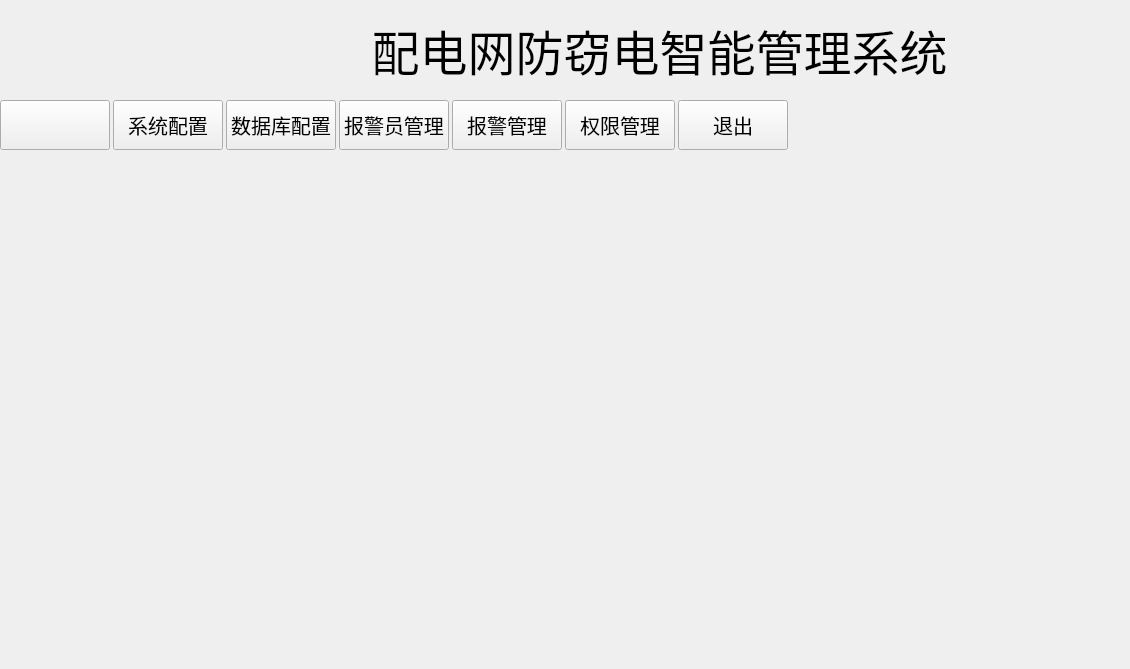
<?xml version="1.0" encoding="UTF-8"?>
<ui version="4.0">
 <class>ElecClass</class>
 <widget class="QMainWindow" name="ElecClass">
  <property name="geometry">
   <rect>
    <x>0</x>
    <y>0</y>
    <width>1130</width>
    <height>669</height>
   </rect>
  </property>
  <property name="windowTitle">
   <string>防窃电管理系统</string>
  </property>
  <widget class="QWidget" name="centralWidget">
   <layout class="QVBoxLayout" name="verticalLayout">
    <property name="spacing">
     <number>0</number>
    </property>
    <property name="leftMargin">
     <number>0</number>
    </property>
    <property name="topMargin">
     <number>0</number>
    </property>
    <property name="rightMargin">
     <number>0</number>
    </property>
    <property name="bottomMargin">
     <number>0</number>
    </property>
    <item>
     <widget class="QWidget" name="wgtHeader" native="true">
      <property name="minimumSize">
       <size>
        <width>0</width>
        <height>100</height>
       </size>
      </property>
      <property name="maximumSize">
       <size>
        <width>16777215</width>
        <height>100</height>
       </size>
      </property>
      <property name="styleSheet">
       <string notr="true">QWidget#wgtHeader{border-image: url(:/resource/header.jpg);}</string>
      </property>
      <layout class="QHBoxLayout" name="horizontalLayout_2">
       <property name="leftMargin">
        <number>200</number>
       </property>
       <item>
        <widget class="QLabel" name="label">
         <property name="font">
          <font>
           <family>STKaiti</family>
           <pointsize>36</pointsize>
          </font>
         </property>
         <property name="text">
          <string>配电网防窃电智能管理系统</string>
         </property>
         <property name="alignment">
          <set>Qt::AlignCenter</set>
         </property>
        </widget>
       </item>
      </layout>
     </widget>
    </item>
    <item>
     <widget class="QWidget" name="wgtTitle" native="true">
      <property name="minimumSize">
       <size>
        <width>0</width>
        <height>50</height>
       </size>
      </property>
      <property name="maximumSize">
       <size>
        <width>16777215</width>
        <height>50</height>
       </size>
      </property>
      <property name="styleSheet">
       <string notr="true">image: url(:/resource/header.png);</string>
      </property>
      <layout class="QHBoxLayout" name="horizontalLayout">
       <property name="spacing">
        <number>3</number>
       </property>
       <property name="leftMargin">
        <number>0</number>
       </property>
       <property name="topMargin">
        <number>0</number>
       </property>
       <property name="rightMargin">
        <number>0</number>
       </property>
       <property name="bottomMargin">
        <number>3</number>
       </property>
       <item>
        <widget class="QPushButton" name="btnSummary">
         <property name="minimumSize">
          <size>
           <width>110</width>
           <height>50</height>
          </size>
         </property>
         <property name="maximumSize">
          <size>
           <width>110</width>
           <height>50</height>
          </size>
         </property>
         <property name="font">
          <font>
           <pointsize>18</pointsize>
          </font>
         </property>
         <property name="styleSheet">
          <string notr="true"/>
         </property>
         <property name="text">
          <string/>
         </property>
         <property name="icon">
          <iconset resource="resource.qrc">
           <normaloff>:/resource/home.png</normaloff>:/resource/home.png</iconset>
         </property>
         <property name="iconSize">
          <size>
           <width>24</width>
           <height>24</height>
          </size>
         </property>
         <property name="checkable">
          <bool>true</bool>
         </property>
        </widget>
       </item>
       <item>
        <widget class="QPushButton" name="btnConfigure">
         <property name="minimumSize">
          <size>
           <width>110</width>
           <height>50</height>
          </size>
         </property>
         <property name="maximumSize">
          <size>
           <width>110</width>
           <height>50</height>
          </size>
         </property>
         <property name="font">
          <font>
           <pointsize>15</pointsize>
          </font>
         </property>
         <property name="text">
          <string>系统配置</string>
         </property>
         <property name="checkable">
          <bool>true</bool>
         </property>
        </widget>
       </item>
       <item>
        <widget class="QPushButton" name="btnDatabase">
         <property name="minimumSize">
          <size>
           <width>110</width>
           <height>50</height>
          </size>
         </property>
         <property name="maximumSize">
          <size>
           <width>110</width>
           <height>50</height>
          </size>
         </property>
         <property name="font">
          <font>
           <pointsize>15</pointsize>
          </font>
         </property>
         <property name="text">
          <string>数据库配置</string>
         </property>
         <property name="checkable">
          <bool>false</bool>
         </property>
        </widget>
       </item>
       <item>
        <widget class="QPushButton" name="btnWorker">
         <property name="minimumSize">
          <size>
           <width>110</width>
           <height>50</height>
          </size>
         </property>
         <property name="maximumSize">
          <size>
           <width>110</width>
           <height>50</height>
          </size>
         </property>
         <property name="font">
          <font>
           <pointsize>15</pointsize>
          </font>
         </property>
         <property name="text">
          <string>报警员管理</string>
         </property>
         <property name="checkable">
          <bool>false</bool>
         </property>
        </widget>
       </item>
       <item>
        <widget class="QPushButton" name="btnAlarm">
         <property name="minimumSize">
          <size>
           <width>110</width>
           <height>50</height>
          </size>
         </property>
         <property name="maximumSize">
          <size>
           <width>110</width>
           <height>50</height>
          </size>
         </property>
         <property name="font">
          <font>
           <pointsize>15</pointsize>
          </font>
         </property>
         <property name="text">
          <string>报警管理</string>
         </property>
        </widget>
       </item>
       <item>
        <widget class="QPushButton" name="btnUser">
         <property name="minimumSize">
          <size>
           <width>110</width>
           <height>50</height>
          </size>
         </property>
         <property name="maximumSize">
          <size>
           <width>110</width>
           <height>50</height>
          </size>
         </property>
         <property name="font">
          <font>
           <pointsize>15</pointsize>
          </font>
         </property>
         <property name="text">
          <string>权限管理</string>
         </property>
         <property name="checkable">
          <bool>false</bool>
         </property>
        </widget>
       </item>
       <item>
        <widget class="QPushButton" name="btnQuit">
         <property name="minimumSize">
          <size>
           <width>110</width>
           <height>50</height>
          </size>
         </property>
         <property name="maximumSize">
          <size>
           <width>110</width>
           <height>50</height>
          </size>
         </property>
         <property name="font">
          <font>
           <pointsize>15</pointsize>
          </font>
         </property>
         <property name="text">
          <string>退出</string>
         </property>
         <property name="checkable">
          <bool>false</bool>
         </property>
        </widget>
       </item>
       <item>
        <spacer name="horizontalSpacer">
         <property name="orientation">
          <enum>Qt::Horizontal</enum>
         </property>
         <property name="sizeHint" stdset="0">
          <size>
           <width>1799</width>
           <height>20</height>
          </size>
         </property>
        </spacer>
       </item>
      </layout>
     </widget>
    </item>
    <item>
     <widget class="QStackedWidget" name="stackedWidget">
      <property name="styleSheet">
       <string notr="true"/>
      </property>
      <property name="currentIndex">
       <number>1</number>
      </property>
      <widget class="QWidget" name="pgSummary">
       <layout class="QVBoxLayout" name="verticalLayout_3">
        <property name="spacing">
         <number>0</number>
        </property>
        <property name="leftMargin">
         <number>0</number>
        </property>
        <property name="topMargin">
         <number>0</number>
        </property>
        <property name="rightMargin">
         <number>0</number>
        </property>
        <property name="bottomMargin">
         <number>0</number>
        </property>
        <item>
         <widget class="SummaryWidget" name="wgtSummary" native="true"/>
        </item>
       </layout>
      </widget>
      <widget class="QWidget" name="pgConfigure">
       <layout class="QVBoxLayout" name="verticalLayout_2">
        <property name="spacing">
         <number>0</number>
        </property>
        <property name="leftMargin">
         <number>0</number>
        </property>
        <property name="topMargin">
         <number>0</number>
        </property>
        <property name="rightMargin">
         <number>0</number>
        </property>
        <property name="bottomMargin">
         <number>0</number>
        </property>
        <item>
         <widget class="CenterWidget" name="wgtConfigure" native="true"/>
        </item>
       </layout>
      </widget>
     </widget>
    </item>
   </layout>
  </widget>
 </widget>
 <layoutdefault spacing="6" margin="11"/>
 <customwidgets>
  <customwidget>
   <class>CenterWidget</class>
   <extends>QWidget</extends>
   <header location="global">CenterWidget.h</header>
   <container>1</container>
  </customwidget>
  <customwidget>
   <class>SummaryWidget</class>
   <extends>QWidget</extends>
   <header location="global">SummaryWidget.h</header>
   <container>1</container>
  </customwidget>
 </customwidgets>
 <resources>
  <include location="resource.qrc"/>
 </resources>
 <connections/>
</ui>
